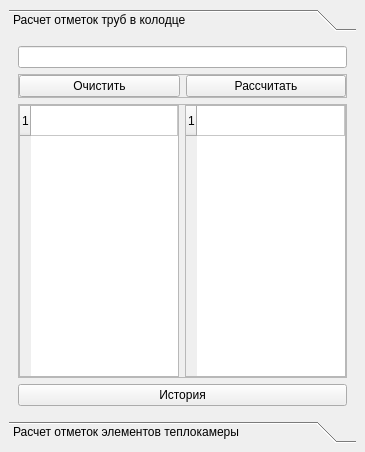
<?xml version="1.0" encoding="UTF-8"?>
<ui version="4.0">
 <class>MainWindow</class>
 <widget class="QMainWindow" name="MainWindow">
  <property name="geometry">
   <rect>
    <x>0</x>
    <y>0</y>
    <width>365</width>
    <height>452</height>
   </rect>
  </property>
  <property name="windowTitle">
   <string>Shaft calculator</string>
  </property>
  <widget class="QWidget" name="centralwidget">
   <layout class="QVBoxLayout" name="verticalLayout">
    <item>
     <widget class="QToolBox" name="toolBox">
      <property name="currentIndex">
       <number>0</number>
      </property>
      <widget class="QWidget" name="shaft_box">
       <property name="geometry">
        <rect>
         <x>0</x>
         <y>0</y>
         <width>347</width>
         <height>374</height>
        </rect>
       </property>
       <attribute name="label">
        <string>Расчет отметок труб в колодце</string>
       </attribute>
       <layout class="QVBoxLayout" name="verticalLayout_2">
        <item>
         <widget class="QLineEdit" name="lineEdit"/>
        </item>
        <item>
         <widget class="QFrame" name="frame_2">
          <property name="frameShape">
           <enum>QFrame::StyledPanel</enum>
          </property>
          <property name="frameShadow">
           <enum>QFrame::Raised</enum>
          </property>
          <layout class="QHBoxLayout" name="horizontalLayout_2">
           <property name="leftMargin">
            <number>0</number>
           </property>
           <property name="topMargin">
            <number>0</number>
           </property>
           <property name="rightMargin">
            <number>0</number>
           </property>
           <property name="bottomMargin">
            <number>0</number>
           </property>
           <item>
            <widget class="QPushButton" name="pushButton">
             <property name="text">
              <string>Очистить</string>
             </property>
            </widget>
           </item>
           <item>
            <widget class="QPushButton" name="pushButton_2">
             <property name="text">
              <string>Рассчитать</string>
             </property>
            </widget>
           </item>
          </layout>
         </widget>
        </item>
        <item>
         <widget class="QFrame" name="frame">
          <property name="frameShape">
           <enum>QFrame::StyledPanel</enum>
          </property>
          <property name="frameShadow">
           <enum>QFrame::Raised</enum>
          </property>
          <layout class="QHBoxLayout" name="horizontalLayout">
           <property name="leftMargin">
            <number>0</number>
           </property>
           <property name="topMargin">
            <number>0</number>
           </property>
           <property name="rightMargin">
            <number>0</number>
           </property>
           <property name="bottomMargin">
            <number>0</number>
           </property>
           <item>
            <widget class="QTableWidget" name="tableWidget">
             <attribute name="horizontalHeaderVisible">
              <bool>false</bool>
             </attribute>
             <attribute name="horizontalHeaderStretchLastSection">
              <bool>true</bool>
             </attribute>
             <attribute name="verticalHeaderVisible">
              <bool>true</bool>
             </attribute>
             <attribute name="verticalHeaderHighlightSections">
              <bool>true</bool>
             </attribute>
             <row>
              <property name="text">
               <string>1</string>
              </property>
             </row>
             <column>
              <property name="text">
               <string/>
              </property>
             </column>
            </widget>
           </item>
           <item>
            <widget class="QTableWidget" name="tableWidget_2">
             <attribute name="horizontalHeaderVisible">
              <bool>false</bool>
             </attribute>
             <attribute name="horizontalHeaderCascadingSectionResizes">
              <bool>false</bool>
             </attribute>
             <attribute name="horizontalHeaderDefaultSectionSize">
              <number>100</number>
             </attribute>
             <attribute name="horizontalHeaderHighlightSections">
              <bool>true</bool>
             </attribute>
             <attribute name="horizontalHeaderStretchLastSection">
              <bool>true</bool>
             </attribute>
             <row>
              <property name="text">
               <string>1</string>
              </property>
             </row>
             <column>
              <property name="text">
               <string>превышение</string>
              </property>
             </column>
            </widget>
           </item>
          </layout>
         </widget>
        </item>
        <item>
         <widget class="QPushButton" name="pushButton_3">
          <property name="text">
           <string>История</string>
          </property>
         </widget>
        </item>
       </layout>
      </widget>
      <widget class="QWidget" name="tk_box">
       <property name="geometry">
        <rect>
         <x>0</x>
         <y>0</y>
         <width>347</width>
         <height>374</height>
        </rect>
       </property>
       <attribute name="label">
        <string>Расчет отметок элементов теплокамеры</string>
       </attribute>
      </widget>
     </widget>
    </item>
   </layout>
  </widget>
 </widget>
 <resources/>
 <connections/>
</ui>
